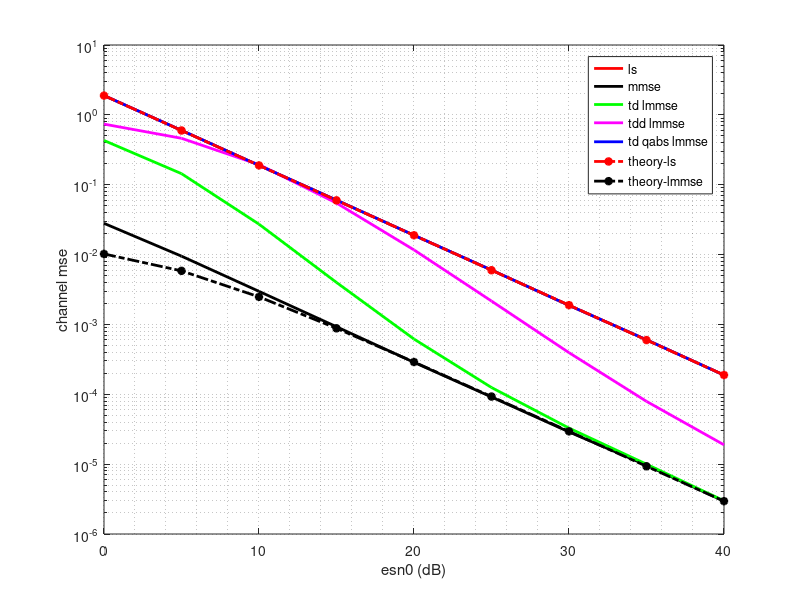

This figure's MATLAB source:
% simulation for channel estimation techniequs using LS, LMMMSE, and
% computationally efficient LMMMSE methods. 
% Prepared by: Hiren Gami

% Ref: J J Van de Beek, "Synchronization and Channel Estimation in OFDM 
% systems", Ph.D thesis,Sept. 1998 

nsim = 1500;
ncp = 8;
nfft = 64;
esn0_db = 0:5:40;
snr = 10.^(esn0_db/10);
beta = 17/9;
m = 16;
ltap = 5;

h_est_ls = zeros(1,length(esn0_db));
h_est_lmmse = zeros(1,length(esn0_db));
ht_est_lmmse = zeros(1,length(esn0_db));
htd_est_lmmse = zeros(1,length(esn0_db));
htq_est_lmmse = zeros(1,length(esn0_db));

for isnr = 1:length(esn0_db)
    disp(['EsN0dB is :', num2str(esn0_db(isnr))]);
    tic
    
    h_mse_ls = 0;
    h_mse_lmmse=0;
    ht_mse_lmmse =0;
    htd_mse_lmmse=0;
    htq_mse_lmmse =0;
    
    for isim = 1:nsim
        
        % random channel taps
        g = complex(randn(ltap, 1), randn(ltap, 1));
        g_norm = g/norm(g);
        h = fft(g_norm, nfft);
        
        % generation of symbol
        x_bit = randi([0 m-1], nfft, 1);
%         xf = qammod(x_bit, m, 'UnitAveragePower', true); % normalizing symbol power
        xf = qammod(x_bit, m)/sqrt(10); % normalizing symbol power (for time saving)
        xt = ifft(xf)*sqrt(nfft);
        xt_cp = xt([nfft-ncp+1:nfft, 1:nfft], :);
        
        % channel convolution and awgn
        xt_fading = conv(xt_cp, g_norm);
        nt = complex(randn(nfft+ncp+ltap-1, 1), randn(nfft+ncp+ltap-1, 1));
        n0 = 10^(-esn0_db(isnr)/10);
        yt_cp =  xt_fading + sqrt(n0/2)*nt;
        
        % receiver processing
        yt = yt_cp(ncp+1:ncp+nfft);
        yf = fft(yt)/sqrt(nfft);
        
        % frequency doimain ls channel estimation 
        h_ls = yf./xf;
        h_mse_ls = h_mse_ls+((h-h_ls)'*(h-h_ls))/nfft;
        
        % frequency domain lmmse estimation
        r_hh = h*h';
        wh = r_hh/(r_hh+(beta/snr(isnr))*eye(nfft));
        h_lmmse = wh*h_ls;
        h_mse_lmmse = h_mse_lmmse+((h-h_lmmse)'*(h-h_lmmse))/nfft;
        
        % time domain lmmse estimation
        g_ls = ifft(h_ls, nfft);
        r_gg = g_norm*g_norm';
        wg = r_gg/(r_gg+(beta/snr(isnr))*eye(ltap));
        g_lmmse = wg*g_ls(1:ltap);
        ht_lmmse = fft(g_lmmse, nfft);
        ht_mse_lmmse = ht_mse_lmmse+((h-ht_lmmse)'*(h-ht_lmmse))/nfft;

        % time domain lmmse estimation - ignoring channel covariance
        rd_gg = diag(g_norm.*conj(g_norm));
        wgd = rd_gg/(rd_gg+(beta/snr(isnr))*eye(ltap));
        gd_lmmse = wgd*g_ls(1:ltap);
        htd_lmmse = fft(gd_lmmse, nfft);
        htd_mse_lmmse = htd_mse_lmmse+((h-htd_lmmse)'*(h-htd_lmmse))/nfft;
        
        % time domain lmmse estimation - ignoring smoothing matrix
        htq_lmmse = fft(g_ls, nfft);
        htq_mse_lmmse = htq_mse_lmmse+((h-htq_lmmse)'*(h-htq_lmmse))/nfft;
         
    end
    
    h_est_ls(isnr) = h_mse_ls/nsim;
    h_est_lmmse(isnr) = h_mse_lmmse/nsim;
    ht_est_lmmse(isnr) = ht_mse_lmmse/nsim;
    htd_est_lmmse(isnr) = htd_mse_lmmse/nsim;
    htq_est_lmmse(isnr) = htq_mse_lmmse/nsim;
    
    toc
end

% channel estimation 
figure
semilogy(esn0_db, h_est_ls, 'r', 'LineWidth', 2), hold on
semilogy(esn0_db, h_est_lmmse, 'k', 'LineWidth', 2);
semilogy(esn0_db, ht_est_lmmse, 'g', 'LineWidth', 2);
semilogy(esn0_db, htd_est_lmmse, 'm', 'LineWidth', 2);
semilogy(esn0_db, htq_est_lmmse, 'b', 'LineWidth', 2);

% theoratical bound calculation
semilogy(esn0_db, beta./snr, '-.r*', 'LineWidth', 2);
theory_lmmse = (1/nfft)*(beta./snr).*(1./(1+(beta./snr)));
semilogy(esn0_db, theory_lmmse, '-.k*', 'LineWidth', 2);

hold off
xlabel('esn0 (dB)'); ylabel('channel mse');
legend('ls','mmse', 'td lmmse','tdd lmmse','td qabs lmmse','theory-ls', 'theory-lmmse');
grid minor
